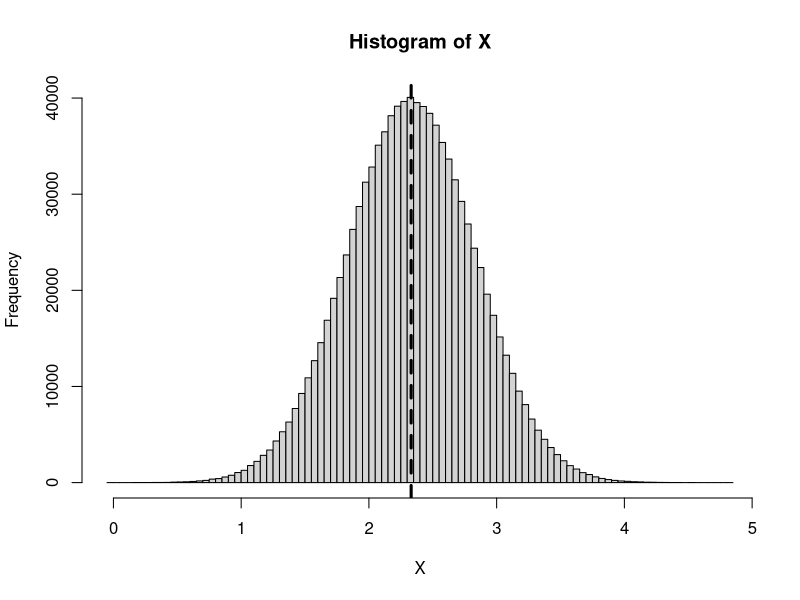
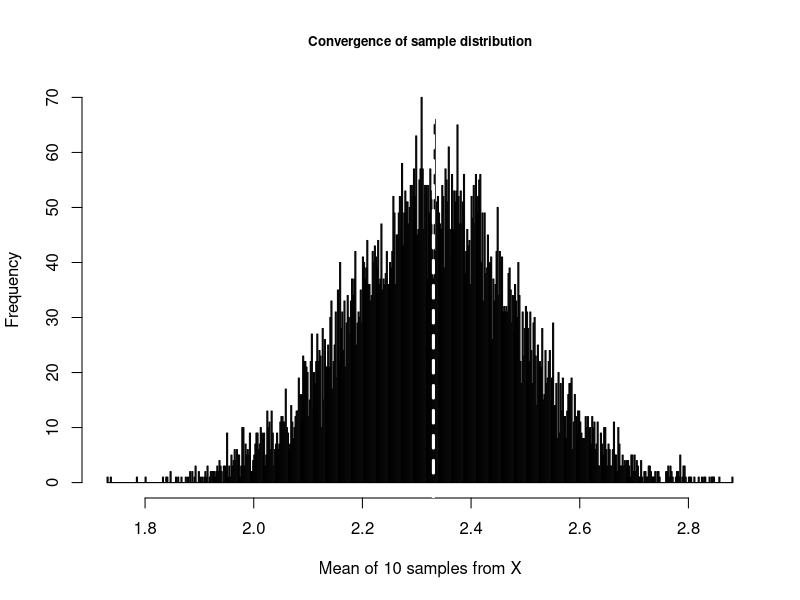
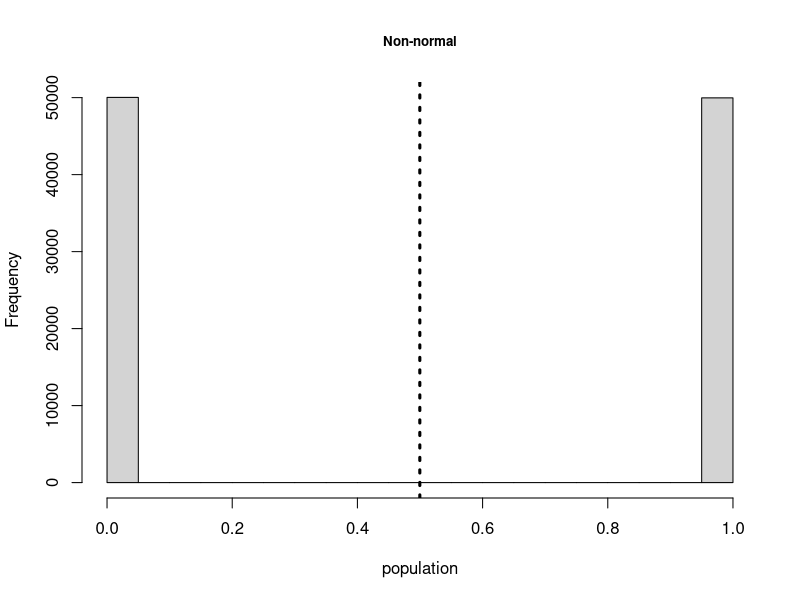
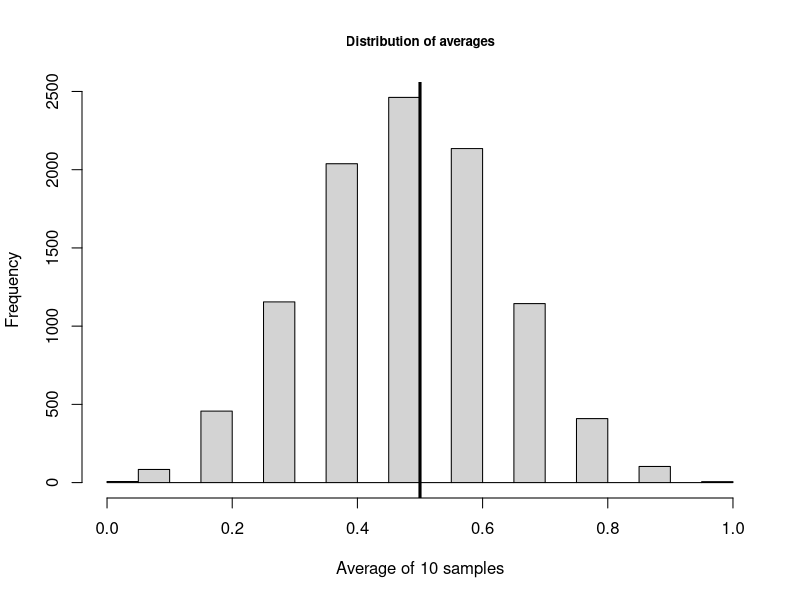
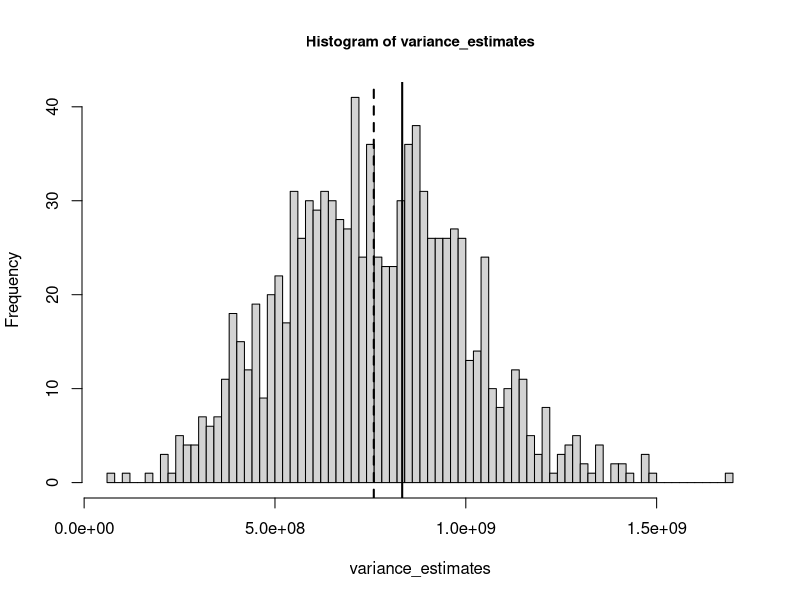
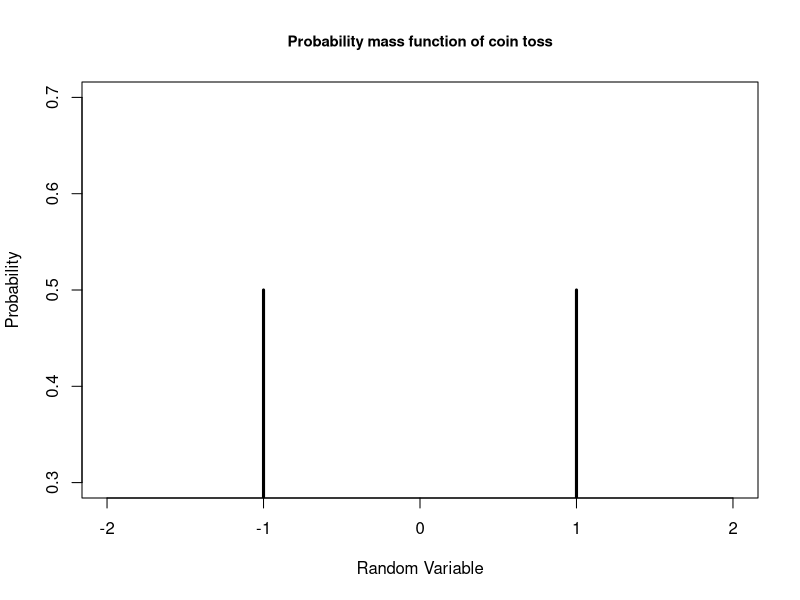

Reproduce these figures in R, in order.
# CHAPTER 4
# Basic Statistics and Probability

############################
# Population versus sample #
############################
# Set the seed
set.seed(100)
X <- rnorm(1000000, mean = 2.33, sd = 0.5)
mu <- mean(X)
sd <- sd(X)
hist(X, breaks = 100)
abline(v = mu, lwd = 3, lty = 2)

set.seed(12)
rnorm(5)
## [1] -1.4805676  1.5771695 -0.9567445 -0.9200052 -1.9976421

rnorm(5)
## [1] -0.2722960 -0.3153487 -0.6282552 -0.1064639  0.4280148

sample5  <- sample(X, 5, replace = TRUE)
sample10 <- sample(X, 10, replace = TRUE)
sample50 <- sample(X, 50, replace = TRUE)

sample5
## [1] 2.497921 2.635927 2.291848 2.127974 2.268268

sample10
## [1] 2.064451 2.274464 2.468938 1.800007 2.557669
## [6] 2.535241 1.331020 1.159151 1.661762 2.285889

sample50
## [1] 2.581844 2.138331 3.003670 1.864148 2.049141
## [6] 2.808971 1.400057 2.527640 3.639216 3.311873

mean(sample5)
## [1] 2.364388

mean(sample10)
## 2.013859

mean(sample50)
## 2.447003

mean(sample(X, 1000, replace = TRUE))
## 2.323124

mean(sample(X, 10000, replace = TRUE))
## [1] 2.334109

##############################
# Central Limit Theorem in R #
##############################
mean_list <- list()
for(i in 1:10000) {
  mean_list[[i]] <- mean(sample(X, 10, replace = TRUE))
}

hist(unlist(mean_list), breaks = 500,
  xlab = "Mean of 10 samples from X",
  main = "Convergence of sample distribution",
  cex.main = 0.8)
abline(v = mu, lwd = 3, col = "white", lty = 2)

population <- sample(c(0, 1), 100000, replace = TRUE)
hist(population, main = "Non-normal", cex.main = 0.8)
abline(v = mean(population), lwd = 3, lty = 3)

mean_list <- list()
for(i in 1:10000) {
  mean_list[[i]] <- mean(sample(population, 10, replace = TRUE))
}

hist(unlist(mean_list), main = "Distribution of averages",
  cex.main = 0.8,
  xlab = "Average of 10 samples")
abline(v = 0.5, lwd = 3)

###############################
# Unbiasedness and efficiency #
###############################
# Formula for population variance
population_variance <- function(x) {
  mean <- sum(x) / length(x)
  return(sum((x - mean) ^ 2) / length(x))
}

# Create a population
population <- as.numeric(1:100000)
variance <- population_variance(population)

variance
## [1] 833333333

output <- list()
for(i in 1:1000) {
  output[[i]] <- population_variance(sample(population,
  10, replace = TRUE))
}

variance_estimates <- unlist(output)
hist(variance_estimates, breaks = 100, cex.main = 0.9)
average_variance <- mean(variance_estimates)
abline(v = average_variance, , lty = 2, lwd = 2)
abline(v = variance, lwd = 2)

average_variance
## [1] 738123625

# Formula for unbiased variance estimator
sample_variance <- function(x) {
  mean <- sum(x) / length(x)
  return(sum((x - mean) ^ 2) / (length(x) - 1))
}

output <- list()

for( i in 1:1000 ) {
  output[[i]] <- sample_variance(sample(population,
  10, replace = TRUE))
}

sample_variance_estimates <- unlist(output)
average_sample_variance <- mean(sample_variance_estimates)

average_sample_variance
## [1] 836184961

#############################
# Probability distributions #
#############################
plot(c(-1, 1), c(0.5, 0.5), type = "h", lwd = 3,
  xlim = c(-2, 2), main = "Probability mass function of coin toss",
  ylab = "Probability",
  xlab = "Random Variable",
  cex.main = 0.9)

########################
# Simulations of coins #
########################
outcomes <- sample(c(0, 1), 1000, replace = TRUE)

set.seed(101)
biased_outcomes <- sample(c(0, 1), 1000,
  replace = TRUE, prob = c(0.4, 0.6))

prob_estimate <- sum(biased_outcomes) /
  length(biased_outcomes)

prob_estimate
## [1] 0.603







